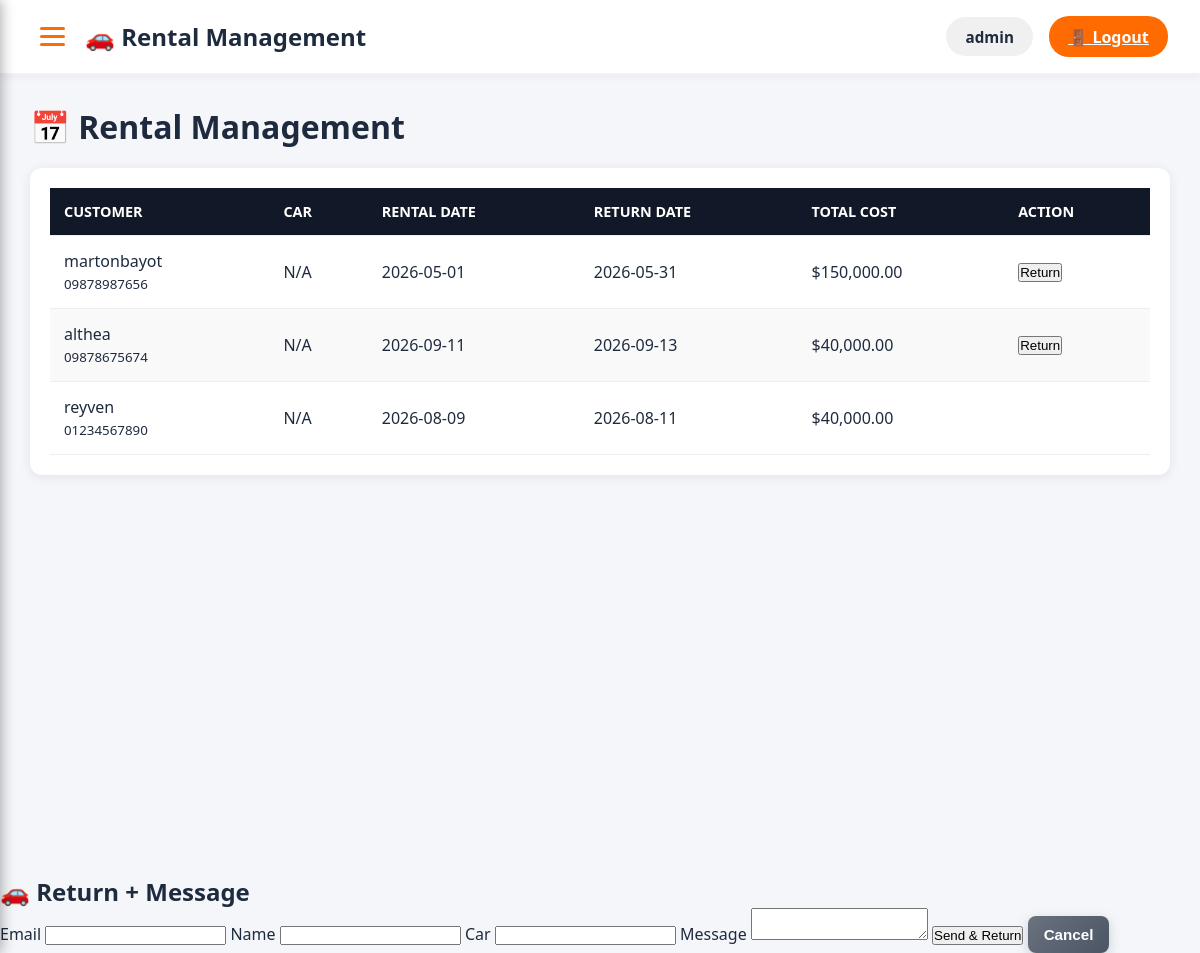
/admin/rentals.php (signed in), run on the app's committed database.
### tables this page shows
CREATE TABLE `rentals` (
  `id` int(11) NOT NULL,
  `car_id` int(11) DEFAULT NULL,
  `customer_name` varchar(100) NOT NULL,
  `customer_phone` varchar(20) DEFAULT NULL,
  `customer_email` varchar(100) DEFAULT NULL,
  `rental_date` date NOT NULL,
  `return_date` date NOT NULL,
  `total_days` int(11) DEFAULT NULL,
  `total_cost` decimal(10,2) DEFAULT NULL,
  `status` enum('active','completed','cancelled') DEFAULT 'active',
  `created_at` timestamp NOT NULL DEFAULT current_timestamp(),
  `user_id` int(11) DEFAULT NULL,
  `payment_status` enum('pending','paid','refunded') DEFAULT 'pending',
  `booking_date` timestamp NOT NULL DEFAULT current_timestamp()
);

### admin/rentals.php (the view, shortened to what this page needs)
<?php
require_once '../config/database.php';
$rentals = $pdo->query("
    SELECT r.*, c.car_name
    FROM rentals r
    LEFT JOIN car c ON r.car_id = c.id
    ORDER BY r.id DESC
")->fetchAll();
?>
<!DOCTYPE html>
<html lang="en">
<head>
<link rel="stylesheet" href="../assets/css/style.css">
<link rel="stylesheet" href="../assets/css/sidebar.css">
<link rel="stylesheet" href="../assets/css/admin.css">
</head>
<body>
<header>
    <div class="custom-header">
        <div class="header-left">
            <div class="hamburger-btn" onclick="toggleMenuAdmin()" title="Menu">
                <span></span>
                <span></span>
                <span></span>
            </div>
            <h2>🚗 Rental Management</h2>
        </div>
        <div class="header-right">
            <div class="user-section">
                <span class="username">
                    <?= htmlspecialchars($_SESSION['username'] ?? 'Admin'); ?>
                </span>
                <a href="../p_login/logout.php" class="logout-btn">🚪 Logout</a>
            </div>
        </div>
    </div>
</header>
<div class="dashboard">
<div class="main">
<h1>📅 Rental Management</h1>
<div class="panel">
<table>
<thead>
<tr>
    <th>Customer</th>
    <th>Car</th>
    <th>Rental Date</th>
    <th>Return Date</th>
    <th>Total Cost</th>
    <th>Action</th>
</tr>
</thead>
<tbody>
<?php foreach($rentals as $rental): ?>
<tr>
<td>
    <?= htmlspecialchars($rental['customer_name']) ?><br>
    <small><?= htmlspecialchars($rental['customer_phone']) ?></small>
</td>
<td><?= htmlspecialchars($rental['car_name'] ?? 'N/A') ?></td>
<td><?= $rental['rental_date'] ?></td>
<td><?= $rental['return_date'] ?></td>
<td>$<?= number_format($rental['total_cost'], 2) ?></td>
<td>
<div class="action-box">
<?php if($rental['status'] == 'active'): ?>
    <button class="btn"
        onclick="openReturnModal(
            <?= $rental['id'] ?>,
            '<?= htmlspecialchars($rental['customer_name']) ?>',
            '<?= htmlspecialchars($rental['customer_email'] ?? '') ?>',
            '<?= htmlspecialchars($rental['car_name'] ?? '') ?>'
        )">
        Return
    </button>
<?php endif; ?>
</div>
</td>
</tr>
<?php endforeach; ?>
</tbody>
</table>
</div>
</div>
</div>
<div id="returnModal" class="return-modal">
<div class="return-box">
<h2>🚗 Return + Message</h2>
<form method="POST">
<label>Email</label>
<input type="text" name="customer_email" id="r_email" readonly>
<label>Name</label>
<input type="text" id="r_customer" readonly>
<label>Car</label>
<input type="text" id="r_car" readonly>
<label>Message</label>
<textarea name="message" required></textarea>
<button type="submit" name="send_return" class="btn-confirm">
Send & Return
</button>
<button type="button" class="btn-cancel" onclick="closeReturnModal()">
Cancel
</button>
</form>
</div>
</div>
</body>
</html>

### assets/css/style.css (style rules this page uses)
* { margin: 0; padding: 0; box-sizing: border-box; }
body { font-family: 'Segoe UI', Tahoma, Geneva, Verdana, sans-serif; color: #1e2a3e; background: #ffffff; }
header { display: flex; justify-content: space-between; align-items: center; padding: 1rem 2rem; background: white; border-bottom: 2px solid #eef2f6; position: sticky; top: 0; z-index: 100; box-shadow: 0 2px 8px rgba(0,0,0,0.05); }
.custom-header { display: flex; justify-content: space-between; align-items: center; width: 100%; }
.header-left { display: flex; align-items: center; gap: 12px; }
.header-left h2 { color: #1e2a3e; font-size: 1.5rem; font-weight: 700; margin: 0; }
.user-section { display: flex; align-items: center; gap: 1rem; margin-left: auto; }
.username { color: #1e2a3e; font-weight: 600; padding: 0.6rem 1.2rem; background: #f0f0f0; border-radius: 20px; font-size: 0.95rem; }
.logout-btn { background: #ff6b00; color: white !important; padding: 0.6rem 1.2rem; border-radius: 20px; border: none; cursor: pointer; font-weight: 600; transition: all 0.3s ease; display: inline-block; }

### assets/css/admin.css (style rules this page uses)
* { margin: 0; padding: 0; box-sizing: border-box; }
body { font-family: 'Segoe UI', Tahoma, Geneva, Verdana, sans-serif; background: #f4f6f9; }
.hamburger-btn { display: flex; flex-direction: column; gap: 5px; background: none; border: none; cursor: pointer; padding: 0.5rem; transition: all 0.3s ease; }
.hamburger-btn span { width: 25px; height: 3px; background: #ff6b00; border-radius: 3px; transition: all 0.3s ease; }
.dashboard { display: flex; min-height: 100vh; }
.main { flex: 1; padding: 30px; margin-left: 0; width: 100%; }
.main h1 { margin-bottom: 20px; color: #1e2a3e; font-size: 2rem; }
.panel { background: white; padding: 20px; border-radius: 12px; margin-top: 20px; box-shadow: 0 2px 12px rgba(0,0,0,0.08); }
table { width: 100%; border-collapse: collapse; }
th, td { padding: 12px; text-align: left; border-bottom: 1px solid #eee; }
th { background: linear-gradient(135deg, #ff6b00 0%, #e55a00 100%); color: white; font-weight: 600; text-transform: uppercase; font-size: 0.9rem; }
tbody tr { transition: background 0.2s ease; }
tbody tr:nth-child(even) { background: #f9f9f9; }
.btn-cancel { background: linear-gradient(135deg, #6b7280 0%, #4b5563 100%); color: white; border: none; border-radius: 8px; padding: 10px 16px; cursor: pointer; transition: all 0.3s ease; font-size: 0.95rem; font-weight: 600; box-shadow: 0 4px 12px rgba(107, 114, 128, 0.3); }

### admin/rentals.php (style rules this page uses)
table { width: 100%; border-collapse: collapse; background: white; }
th { background: #111827; color: white; padding: 14px; text-align: left; }
td { padding: 14px; border-bottom: 1px solid #eee; }
.action-box { display: flex; gap: 8px; align-items: center; }

### data on the page
rentals: customer_name "martonbayot", customer_phone "09878987656", car_name "N/A", rental_date "2026-05-01", return_date "2026-05-31", total_cost "150,000.00"
rentals: customer_name "althea", customer_phone "09878675674", car_name "N/A", rental_date "2026-09-11", return_date "2026-09-13", total_cost "40,000.00"
rentals: customer_name "reyven", customer_phone "01234567890", car_name "N/A", rental_date "2026-08-09", return_date "2026-08-11", total_cost "40,000.00"

### other printed values
$_SESSION['username'] "admin"
